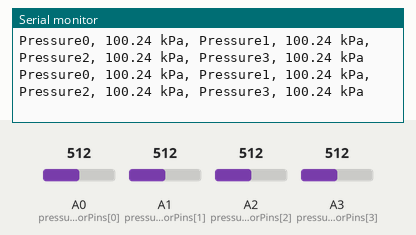
The sketch below on a simulated Arduino Uno, built with avr-gcc and run on an emulated ATmega328P. Shown: the last lines printed to the serial monitor. The inputs (shaded band) are chosen by the test bench; at power-on: A0 (pressureSensorPins[0]) = 512, A1 (pressureSensorPins[1]) = 512, A2 (pressureSensorPins[2]) = 512, A3 (pressureSensorPins[3]) = 512.

Above: at 1.2 s.
1.3 s: A0 (pressureSensorPins[0]) set to 496
At 2.2 s:
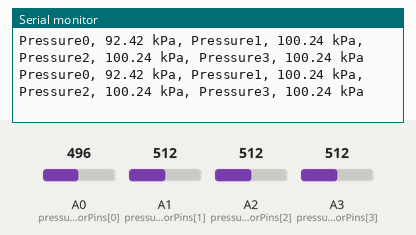
4.3 s: A1 (pressureSensorPins[1]) set to 493
At 5.3 s:
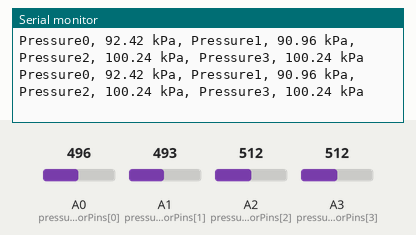
7.3 s: A2 (pressureSensorPins[2]) set to 502
At 8.3 s:
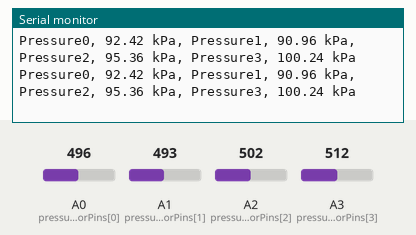

The sketch:

test_4airpressure.ino
```cpp
// JY901 库已注释（不再使用）
// #include <Wire.h>
// #include <JY901.h>

// 定义四个气压传感器引脚（A0~A3）
const int pressureSensorPins[] = {A0, A1, A2, A3};
const int numSensors = 4;

// 传感器量程参数（0.5~4.5V 对应 -100~300 kPa）
const float V_MIN = 0.5;
const float V_MAX = 4.5;
const float P_MIN = -100.0;
const float P_MAX = 300.0;
const float SLOPE = (P_MAX - P_MIN) / (V_MAX - V_MIN); // = 100 kPa/V

void setup() {
  Serial.begin(115200);        // 调试串口
  // Serial1.begin(115200);   // JY901 串口（已注释）
}

void loop() {
  float pressures[4];

  // 依次读取四个气压传感器
  for (int i = 0; i < numSensors; i++) {
    int adc = analogRead(pressureSensorPins[i]);
    float voltage = adc * (5.0 / 1023.0);
    pressures[i] = (voltage - V_MIN) * SLOPE + P_MIN; // 线性转换
  }

  // 串口输出四个压力值（保留2位小数）
  Serial.print("Pressure0, ");
  Serial.print(pressures[0], 2);
  Serial.print(" kPa");

  Serial.print(", Pressure1, ");
  Serial.print(pressures[1], 2);
  Serial.print(" kPa");

  Serial.print(", Pressure2, ");
  Serial.print(pressures[2], 2);
  Serial.print(" kPa");

  Serial.print(", Pressure3, ");
  Serial.print(pressures[3], 2);
  Serial.println(" kPa");

  delay(10); // 采样间隔 10ms
}
```

Measured:
- after the input at 1.3 s, the serial monitor: prints a new line at once (image 1)
- after the input at 4.3 s, the serial monitor: prints a new line at once (image 2)
- after the input at 7.3 s, the serial monitor: prints a new line at once (image 3)
